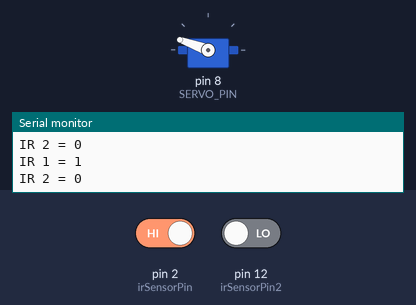
Recording of a sketch running on a simulated Arduino Uno, built with avr-gcc and run on an emulated ATmega328P. Shown: servo, the last lines printed to the serial monitor. The inputs (shaded band) are chosen by the test bench; at power-on: pin 2 (irSensorPin) HIGH, pin 12 (irSensorPin2) LOW.

Above: at 1.8 s.
1.9 s: pin 2 (irSensorPin) driven LOW
At 3.7 s:
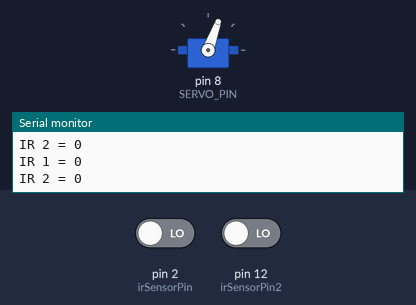
4.0 s: pin 12 (irSensorPin2) driven HIGH
At 5.2 s:
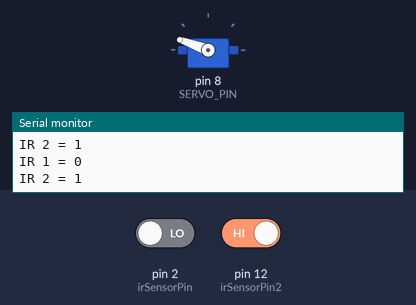
7.0 s: pin 12 (irSensorPin2) driven LOW
At 8.8 s:
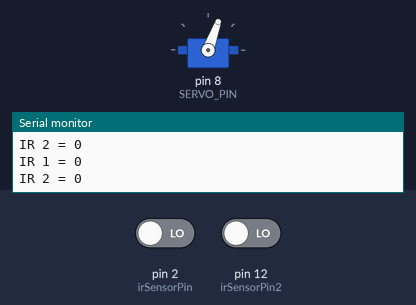
9.1 s: pin 2 (irSensorPin) driven HIGH
At 10.3 s:
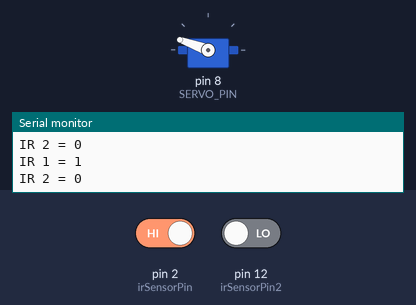
Timing chart, 0 to 12.1 s (numbered marks = the images above; inputs shaded):
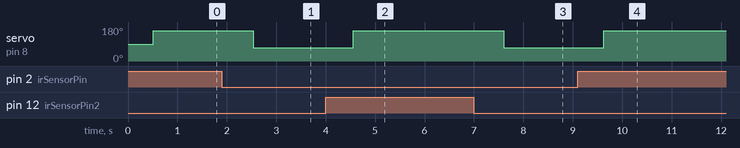

Measured:
- after the input at 1.9 s, servo on pin 8 (SERVO_PIN): 160° → 70° after 0.63 s
- after the input at 4.0 s, servo on pin 8 (SERVO_PIN): 70° → 160° after 0.56 s
- after the input at 7.0 s, servo on pin 8 (SERVO_PIN): 160° → 70° after 0.60 s
- after the input at 9.1 s, servo on pin 8 (SERVO_PIN): 70° → 160° after 0.53 s

The sketch:

Bus-Stand-Barricade.ino
```cpp
#include <Servo.h>
#define SERVO_PIN 8

Servo servoMotor;

const int irSensorPin = 2;
const int irSensorPin2 = 12;


void setup() {
  Serial.begin(9600);

  servoMotor.attach(SERVO_PIN);

  pinMode(irSensorPin, INPUT);
  pinMode(irSensorPin2, INPUT);
}

void loop() {

  int ir1 = digitalRead(irSensorPin);
  int ir2 = digitalRead(irSensorPin2);

  Serial.print("IR 1 = ");
  Serial.println(ir1);
  Serial.print("IR 2 = ");
  Serial.println(ir2);
  delay(500);

  if(ir1 == 0 and ir2 == 0){
    for (int pos = 160; pos >= 70; pos -= 1) {
      servoMotor.write(pos);
    }
  }
  if(ir1 == 1 or ir2 == 1){
    for (int pos = 70; pos <= 160; pos += 1) {
      servoMotor.write(pos);
    }
  }
}
```
